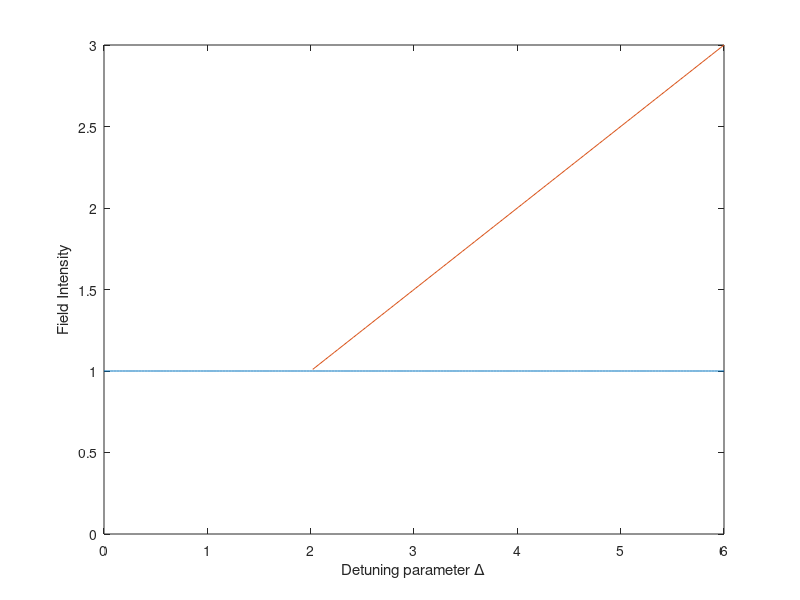

Source code (MATLAB):
detuning_total = linspace(0,6,200);
Y1 = 1*ones(size(detuning_total));
detuning_y2 = detuning_total(detuning_total > 2);
Y2 = detuning_y2/2;
figure(1)
plot(detuning_total, Y1, detuning_y2, Y2), ylim([0,3]), xlabel('Detuning parameter \Delta'), ylabel('Field Intensity')
